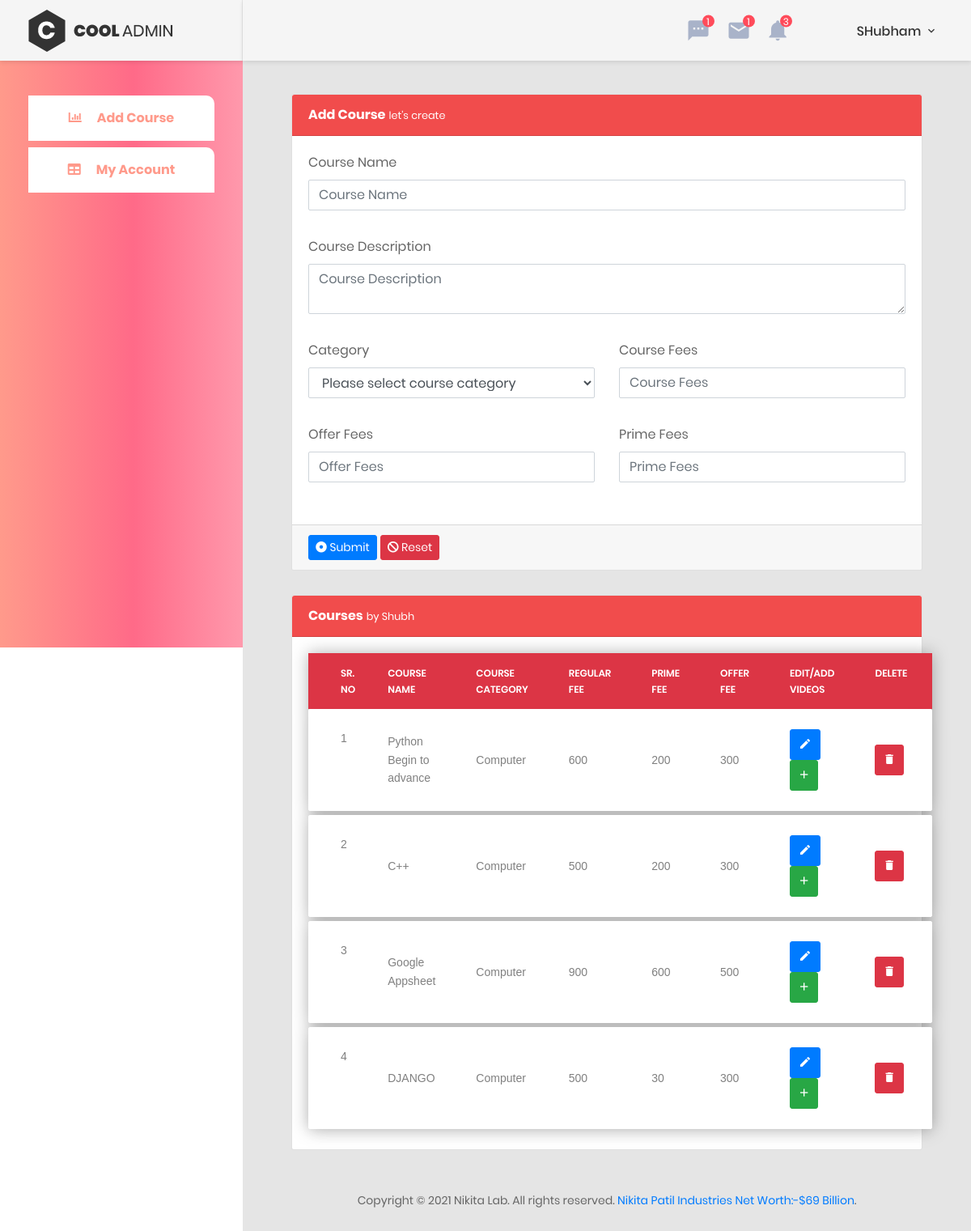
Screenshot of /author/index.php (signed in) with the database file from the repository.
### tables this page shows
CREATE TABLE `course` (
  `course_id` int(11) NOT NULL,
  `course_name` varchar(50) NOT NULL,
  `description` text DEFAULT NULL,
  `course_category` varchar(50) NOT NULL,
  `reg_course_fee` int(11) NOT NULL,
  `prm_course_fee` int(11) NOT NULL,
  `discount_course_fee` int(11) NOT NULL,
  `date` datetime NOT NULL,
  `author_id` int(11) NOT NULL
);

### author/index.php (the view, shortened to what this page needs)
<?php
include './../conn.php';
?>
<!DOCTYPE html>
<html lang="en">
<head>
    <?php include("./inc/styles.php") ?>
</head>
<body class="animsition">
    <div class="page-wrapper">
        <?php include("./inc/sidebar.php") ?>
        <div class="page-container">
            <?php include("./inc/header_desk.php") ?>
            <div class="main-content">
                <div class="section__content section__content--p30">
                    <div class="container-fluid">
                        <div class="col-lg-12">
                            <div class="card">
                                <div class="card-header card_header_add">
                                    <strong>Add Course</strong>
                                    <small>let's create</small>
                                </div>
                                <form action="" method="post">
                                    <div class="card-body card-block">
                                        <div class="row form-group">
                                            <div class="col-12">
                                                <div class="form-group">
                                                    <label for="course_name" class=" form-control-label">Course Name</label>
                                                    <input type="text" id="course_name" name="course_name" required placeholder="Course Name" class="form-control">
                                                </div>
                                            </div>
                                        </div>
                                        <div class="row form-group">
                                            <div class="col-12">
                                                <div class="form-group">
                                                    <label for="course_desc" class=" form-control-label">Course Description</label>
                                                    <textarea id="course_desc" name="course_desc" required placeholder="Course Description" class="form-control"></textarea>
                                                </div>
                                            </div>
                                        </div>
                                        <div class="row form-group">
                                            <div class="col-6">
                                                <div class="form-group">
                                                    <label for="course_cat" class=" form-control-label">Category</label>
                                                    <select name="course_cat" required id="course_cat" class="form-control">
                                                        <option>Please select course category</option>
                                                    </select>
                                                </div>
                                            </div>
                                            <div class="col-6">
                                                <div class="form-group">
                                                    <label for="course_fee" class=" form-control-label">Course Fees</label>
                                                    <input type="number" id="course_fee" name="course_fee" required placeholder="Course Fees" class="form-control">
                                                </div>
                                            </div>
                                        </div>
                                        <div class="row form-group">
                                            <div class="col-6">
                                                <div class="form-group">
                                                    <label for="offer_fees" class=" form-control-label">Offer Fees</label>
                                                    <input type="number" id="offer_fees" name="offer_fees" placeholder="Offer Fees" class="form-control">
                                                </div>
                                            </div>
                                            <div class="col-6">
                                                <div class="form-group">
                                                    <label for="prime_fees" class=" form-control-label">Prime Fees</label>
                                                    <input type="number" id="prime_fees" name="prime_fees" placeholder="Prime Fees" class="form-control">
                                                </div>
                                            </div>
                                        </div>
                                    </div>
                                    <div class="card-footer">
                                        <button type="submit" class="btn btn-primary btn-sm" name="submit_course">
                                            <i class="fa fa-dot-circle-o"></i> Submit
                                        </button>
                                        <button type="reset" class="btn btn-danger btn-sm">
                                            <i class="fa fa-ban"></i> Reset
                                        </button>
                                    </div>
                                </form>
                            </div>
                            <div class="card">
                                <div class="card-header card_header_add">
                                    <strong>Courses</strong>
                                    <small> by Shubh</small>
                                </div>
                                <div class="card-body card-block">
                                    <div class="table-responsive table-responsive-data2">
                                        <table class="table table-data2 table_stock">
                                            <?php
                                            $res_crs = mysqli_query($conn, "SELECT * FROM course where author_id='" . $_SESSION['USER_LOGIN_ID'] . "'");
                                            if (mysqli_num_rows($res_crs) > 0) {
                                            ?>
                                                <thead>
                                                    <tr class="bg-danger table_stock_header">
                                                        <th>Sr. No</th>
                                                        <th>Course Name</th>
                                                        <th>Course Category</th>
                                                        <th>Regular Fee</th>
                                                        <th>Prime Fee</th>
                                                        <th>Offer Fee</th>
                                                        <th>Edit/Add Videos</th>
                                                        <th>Delete</th>
                                                    </tr>
                                                </thead>
                                                <tbody>
                                                    <?php
                                                    $i = 1;
                                                    while ($row = mysqli_fetch_assoc($res_crs)) {
                                                    ?>
                                                        <tr class="tr-shadow">
                                                            <td><?php echo $i ?></td>
                                                            <td><?php echo $row['course_name'] ?></td>
                                                            <td><?php echo $row['course_category'] ?></td>
                                                            <td><?php echo $row['reg_course_fee'] ?></td>
                                                            <td><?php echo $row['prm_course_fee'] ?></td>
                                                            <td><?php echo $row['discount_course_fee'] ?></td>
                                                            <td>
                                                                <a href="edit_course.php?course_id='<?php echo $row['course_id']; ?>'">
                                                                    <button class="item btn btn-primary" id="edit_btn" data-toggle="tooltip" data-placement="top" title="Edit">
                                                                        <i class="zmdi zmdi-edit"></i>
                                                                    </button>
                                                                </a>
                                                                <a href="add_videos.php?course_id='<?php echo $row['course_id']; ?>'">
                                                                    <button class="item btn btn-success" id="add_video" data-toggle="tooltip" data-placement="top" title="Edit">
                                                                        <i class="zmdi zmdi-plus"></i>
                                                                    </button>
                                                                </a>
                                                            </td>
                                                            <td>
                                                                <button class="item btn btn-danger" id="delete" data-toggle="tooltip" onclick="deleteCourse('<?php echo $row['course_id'] ?>')" data-placement="top" title="delete">
                                                                    <i class="zmdi zmdi-delete"></i>
                                                                </button>
                                                            </td>
                                                        </tr>
                                                        <tr class="spacer"></tr>
                                                <?php
                                                        $i++;
                                                    }
                                                } else {
                                                    echo "<h4>No Courses Added</h4>";
                                                } ?>
                                                </tbody>
                                        </table>
                                    </div>
                                </div>
                            </div>
                        </div>
                    </div>
                </div>
            </div>
            <?php include './inc/footer.php' ?>
        </div>
    </div>
</body>
</html>

### author/inc/styles.php
<link href="../css/font-face.css" rel="stylesheet" media="all">
<link href="../vendor/font-awesome-4.7/css/font-awesome.min.css" rel="stylesheet" media="all">
<link href="../vendor/font-awesome-5/css/fontawesome-all.min.css" rel="stylesheet" media="all">
<link href="../vendor/mdi-font/css/material-design-iconic-font.min.css" rel="stylesheet" media="all">
<link href="../vendor/bootstrap-4.1/bootstrap.min.css" rel="stylesheet" media="all">
<link href="../vendor/animsition/animsition.min.css" rel="stylesheet" media="all">
<link href="../vendor/bootstrap-progressbar/bootstrap-progressbar-3.3.4.min.css" rel="stylesheet" media="all">
<link href="../vendor/wow/animate.css" rel="stylesheet" media="all">
<link href="../vendor/css-hamburgers/hamburgers.min.css" rel="stylesheet" media="all">
<link href="../vendor/slick/slick.css" rel="stylesheet" media="all">
<link href="../vendor/select2/select2.min.css" rel="stylesheet" media="all">
<link href="../vendor/perfect-scrollbar/perfect-scrollbar.css" rel="stylesheet" media="all">
<link href="../css/theme.css" rel="stylesheet" media="all">
<link href="../css/custom.css" rel="stylesheet" media="all">

### author/inc/sidebar.php
  <aside class="menu-sidebar d-none d-lg-block">
    <div class="logo">
        <a href="#">
            <img src="images/icon/logo.png" alt="Cool Admin" />
        </a>
    </div>
    <div class="menu-sidebar__content js-scrollbar1">
        <nav class="navbar-sidebar">
            <ul class="list-unstyled navbar__list">
                <li>
                    <a href="index.php">
                        <i class="fas fa-chart-bar"></i>Add Course</a>
                </li>
                <li>
                    <a href="requests_hosp.php">
                        <i class="fas fa-table"></i>My Account</a>
                </li>
            </ul>
        </nav>
    </div>
</aside>

### author/inc/header_desk.php (shortened to what this page needs)
<header class="header-desktop">
    <div class="section__content section__content--p30">
        <div class="container-fluid">
            <div class="header-wrap">
                <div class="header-button">
                    <div class="noti-wrap">
                        <div class="noti__item js-item-menu">
                            <i class="zmdi zmdi-comment-more"></i>
                            <span class="quantity">1</span>
                        </div>
                        <div class="noti__item js-item-menu">
                            <i class="zmdi zmdi-email"></i>
                            <span class="quantity">1</span>
                        </div>
                        <div class="noti__item js-item-menu">
                            <i class="zmdi zmdi-notifications"></i>
                            <span class="quantity">3</span>
                        </div>
                    </div>
                    <div class="account-wrap">
                        <div class="account-item clearfix js-item-menu">
                            <div class="content">
                                <a class="js-acc-btn" href="#">
                                   SHubham
                                </a>
                            </div>
                        </div>
                    </div>
                </div>
            </div>
        </div>
    </div>
</header>

### author/inc/footer.php
<div class="row">
                <div class="col-md-12">
                    <div class="copyright">
                        <p>Copyright © 2021 Nikita Lab. All rights reserved. <a href="#"> Nikita Patil Industries Net Worth:-$69 Billion</a>.</p>
                    </div>
                </div>
</div>

### css/custom.css (style rules this page uses)
.menu-sidebar__content { background-color: #FF9A8B; background-image: linear-gradient(90deg, #FF9A8B 0%, #FF6A88 55%, #FF99AC 100%); }
.header-wrap { justify-content: flex-end; }
.list-unstyled.navbar__list li a { color: #FF9A8B; background: white; margin-top: 8px !important; text-align: center; border-top-right-radius: 10px; font-weight: bolder; }
.card_header_add { background-color: rgb(241, 76, 76) !important; color: white !important; }
.table_stock td { padding:10px 20px; color:#666; font-family:"helvetica", "arial",sans-serif; background:white; }
table { filter:drop-shadow(0 0 10px rgba(0,0,0,0.3)); empty-cells:hide; }
.table_stock_header th { color: white !important; }

### rows the page displays
course: course_name "Python Begin to advance", course_category "Computer", reg_course_fee "600", prm_course_fee "200", discount_course_fee "300"
course: course_name "C++", course_category "Computer", reg_course_fee "500", prm_course_fee "200", discount_course_fee "300"
course: course_name "Google Appsheet", course_category "Computer", reg_course_fee "900", prm_course_fee "600", discount_course_fee "500"
course: course_name "DJANGO", course_category "Computer", reg_course_fee "500", prm_course_fee "30", discount_course_fee "300"
